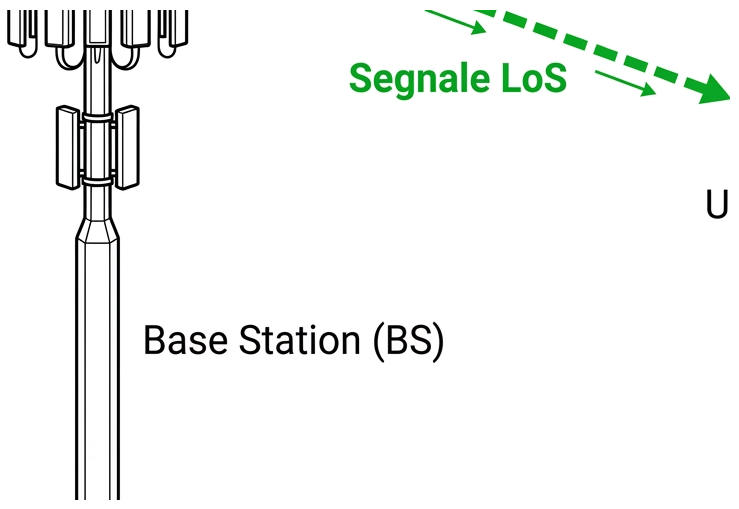
#> input picture scenario_los.png, 739 x 509 px
$ python wipe.py
#> lines starting #> are read from the running program, lines starting #| are printed output that depends on the picture
from PIL import Image
import numpy as np

def clean_edges(filepath, wipe_top=80, wipe_bottom=80, wipe_right=150):
#> called with filepath = '../scenario_los.png', wipe_top = 150, wipe_bottom = 100, wipe_right = 200
    img = Image.open(filepath).convert('RGB')
#> img is the input picture: PIL image 739x509 RGB; mean R, G, B 243.2, 245.4, 243.6
    arr = np.array(img)

    # Wipe top (title)
    if wipe_top > 0:
        arr[:wipe_top, :] = [255, 255, 255]

    # Wipe bottom (legend / labels)
    if wipe_bottom > 0:
        arr[-wipe_bottom:, :] = [255, 255, 255]

    # Wipe right (legend)
    if wipe_right > 0:
        arr[:, -wipe_right:] = [255, 255, 255]
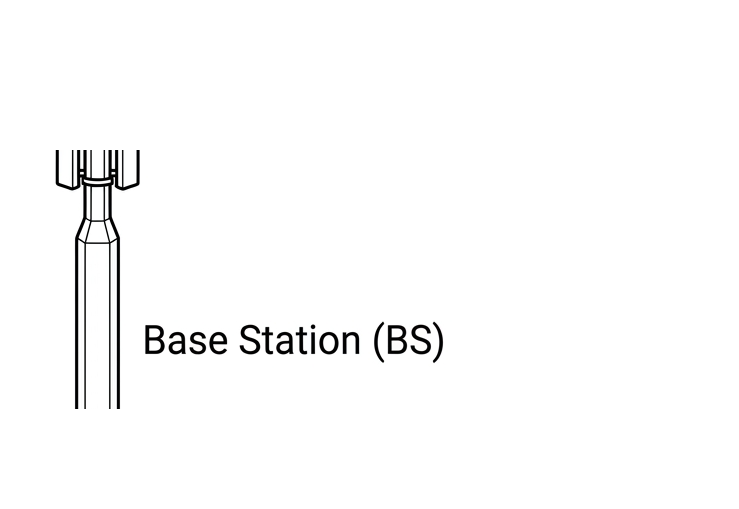
#> arr: shape (509, 739, 3); mean R, G, B 250.8, 250.8, 250.8

    img = Image.fromarray(arr)
    # Crop to just the non-white bounding box
    gray = np.array(img.convert('L'))
    dark_pixels = np.where(gray < 250)
#> dark_pixels = 9238 positions, rows 150 to 408, columns 55 to 443
    if len(dark_pixels[0]) > 0:
        y_min = max(0, np.min(dark_pixels[0]) - 10)
#> y_min = 140
        y_max = min(gray.shape[0], np.max(dark_pixels[0]) + 10)
#> y_max = 418
        x_min = max(0, np.min(dark_pixels[1]) - 10)
#> x_min = 45
        x_max = min(gray.shape[1], np.max(dark_pixels[1]) + 10)
#> x_max = 453
        img = img.crop((x_min, y_min, x_max, y_max))
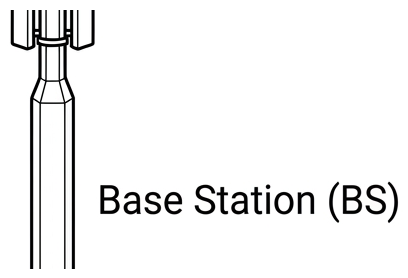
#> img: PIL image 408x278 RGB; mean R, G, B 241.1, 241.1, 241.1

    img.save(filepath)

# For LOS, wipe top 100, bottom 100, right 200
clean_edges("../scenario_los.png", wipe_top=150, wipe_bottom=100, wipe_right=200)

# For NLOS, wipe top 80, bottom 100, right 100
clean_edges("../scenario_nlos.png", wipe_top=80, wipe_bottom=100, wipe_right=100)
#> call 2 of clean_edges, with filepath = '../scenario_nlos.png', wipe_top = 80, wipe_bottom = 100, wipe_right = 100
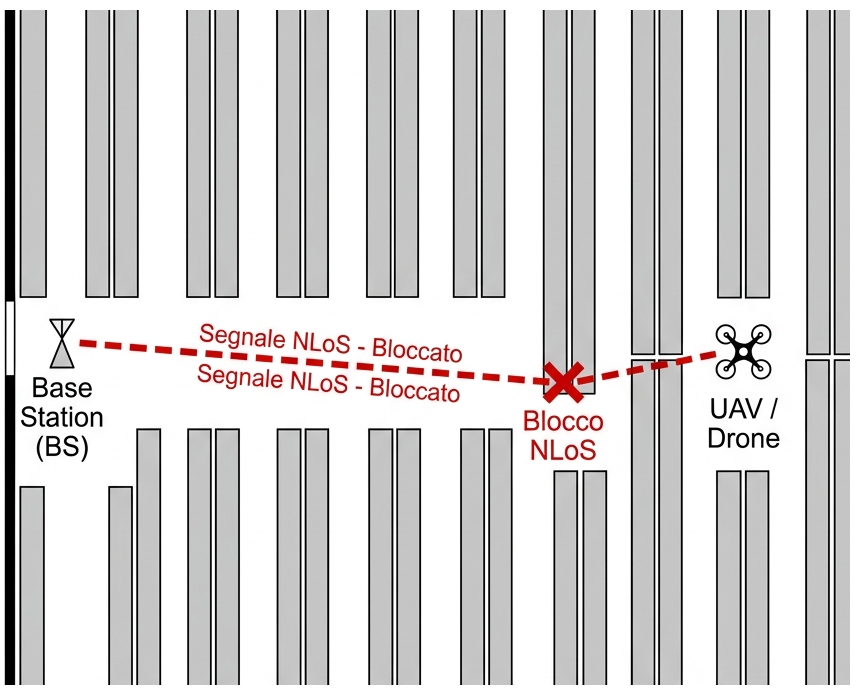
#> input picture scenario_nlos.png, 859 x 694 px
#> in clean_edges, img is the input picture: PIL image 859x694 RGB; mean R, G, B 211.3, 209.4, 209.2
#> in clean_edges (call 2), `arr[:, -wipe_right:] = [255, 255, 255]`:
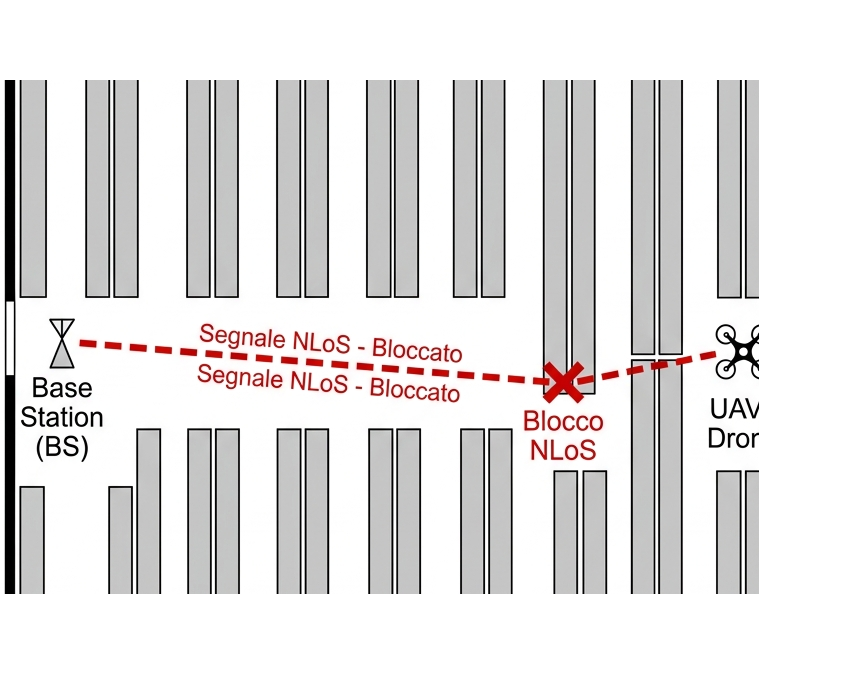
#> arr: shape (694, 859, 3); mean R, G, B 226.5, 224.5, 224.4
#> in clean_edges (call 2), `gray = np.array(img.convert('L'))`:
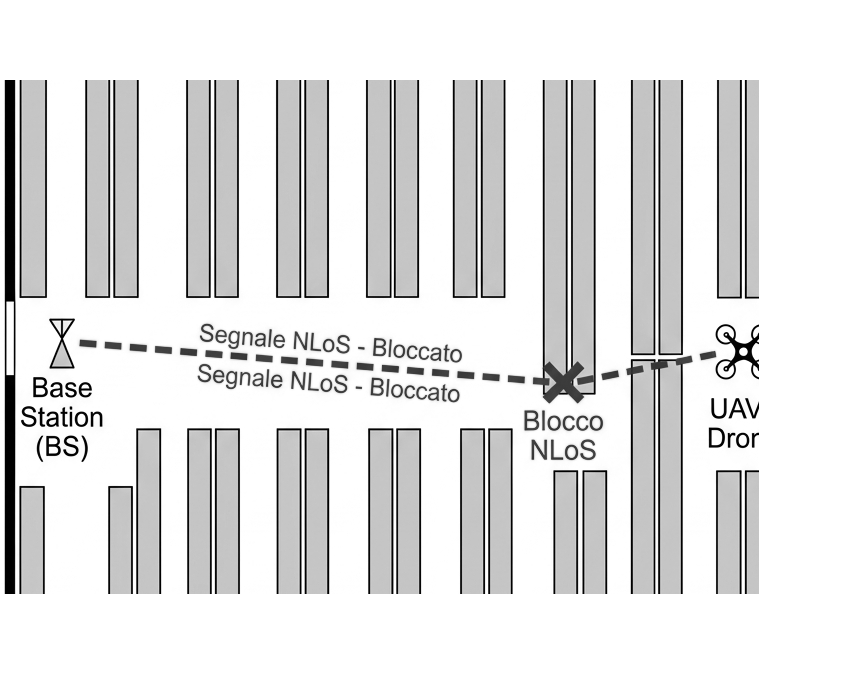
#> gray: shape (694, 859); min 0, max 255, mean 225.1
#> in clean_edges (call 2), `dark_pixels = np.where(gray < 250)`: dark_pixels = 196627 positions, rows 80 to 593, columns 4 to 758
#> in clean_edges (call 2), `y_min = max(0, np.min(dark_pixels[0]) - 10)`: y_min = 70
#> in clean_edges (call 2), `y_max = min(gray.shape[0], np.max(dark_pixels[0]) + 10)`: y_max = 603
#> in clean_edges (call 2), `x_min = max(0, np.min(dark_pixels[1]) - 10)`: x_min = 0
#> in clean_edges (call 2), `x_max = min(gray.shape[1], np.max(dark_pixels[1]) + 10)`: x_max = 768
#> in clean_edges (call 2), `img = img.crop((x_min, y_min, x_max, y_max))`:
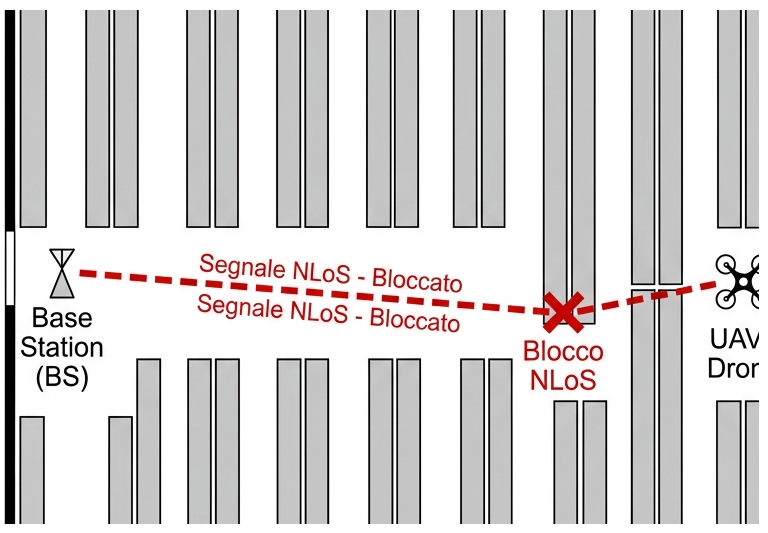
#> img: PIL image 768x533 RGB; mean R, G, B 213.6, 210.6, 210.5
